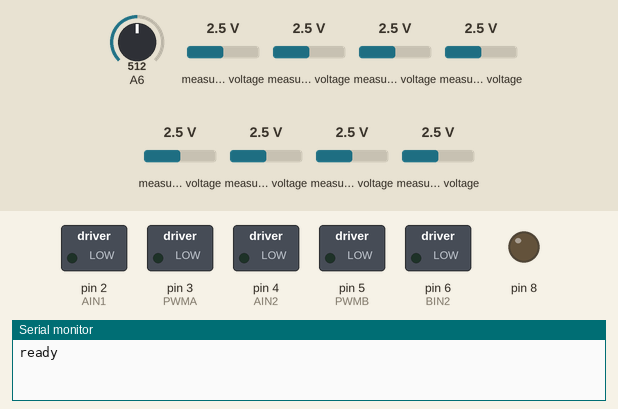
Recording of a sketch running on a simulated Arduino Nano, built with avr-gcc and run on an emulated ATmega328P. On the bench: switched loads named in the sketch (green lamp = pin HIGH), output pins drawn as LEDs (lit = HIGH), the last lines printed to the serial monitor. Dashed ring = blinking. The test bench sets the inputs (shaded band); at power-on: A6 = 512, measured voltage 2.5 V.

Above: at 1.2 s.
1.3 s: A6 set to 988
3.0 s: A6 set to 1018
At 3.6 s:
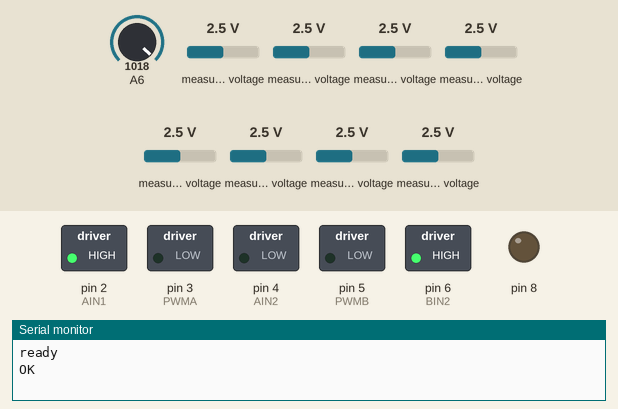
At 5.2 s:
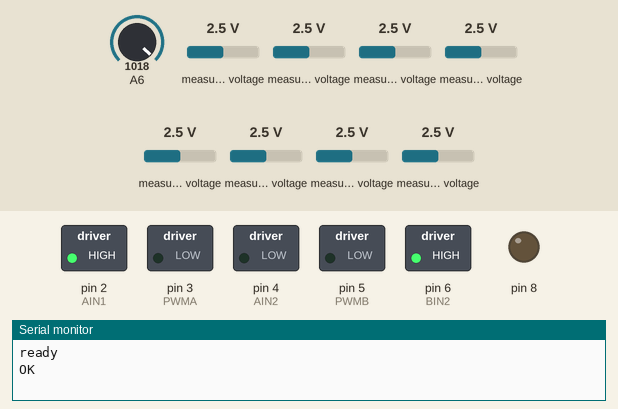
Timing chart, 0 to 6.7 s (numbered marks = the images above; inputs shaded):
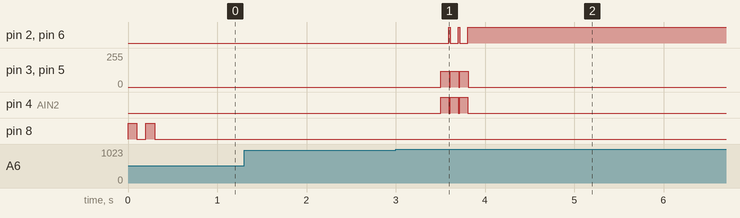

The sketch:

Robot_nanoPurple_phong.ino
```cpp
#include <Adafruit_MCP3008.h>


#define NUM_SENSORS 8  //จำนวนเซนเซอร์
int F[NUM_SENSORS];
int REF[NUM_SENSORS];
int LastError;
int x = 0;
int sensor = A0;
Adafruit_MCP3008 adc;

int MaxValue[NUM_SENSORS] = {39,37,35,34,37,37,39,39};
int MinValue[NUM_SENSORS] = {564,473,276,169,443,428,604,485};
void setup() {
  Serial.begin(9600);
  PHONG_begin();

  digitalWrite(8, HIGH);
  delay(100);
  digitalWrite(8, LOW);
  delay(100);
  digitalWrite(8, HIGH);
  delay(100);
  digitalWrite(8, LOW);
  delay(100);
  Serial.println("ready");
  OK();
  Serial.println("OK");
  AutoRef();
  delay(500);
  // SerialF();
  // SerialCalibrate();
  // ShowCalibrate();

  // Motor(100, 100);
  // delay(1000);
  // MotorStop();

  // TrackTime(baseSpeed, Kp(ปรับขึ้นทีละ 0.01), Kd(ปรับขึ้นทีละ 0.1), delay(milli second))
  // r = right
  // l = left
  // p = pass
  // s = stop

  // TrackCross(100, 0.05, 0.5, 'r');
  // TrackCross(100, 0.05, 0.5, 'l');
  // TrackCross(100, 0.05, 0.5, 'p');
  // TrackCross(100, 0.06, 0.6, 's');
  // TrackTime(250, 0.05, 0.5, 20000);

  // TrackTime(120, 0.15, 0.5, 1200);


  // eye(100, 0.030, 0.75);
  // TrackTime(120, 0.15, 0.5, 1200);


TrackCross(100, 0.03, 0.8,'l');
TrackCross(100, 0.03, 0.8,'l');
TrackCross(100, 0.03, 0.8,'l');

}


void loop() {
  MotorStop();
  // TrackTime(50, 0.05, 0.5 , 100000);
}
```

MotorControl.ino
```cpp
#define PWMA 3
#define AIN1 2
#define AIN2 4

#define PWMB 5
#define BIN1 7
#define BIN2 6

int maxspeed = 255;

void Motor1(int speedmotor1) {  // Control Motor 1
  bool dir1 = (speedmotor1 >= 0 ? true : false);
  speedmotor1 = abs(speedmotor1);
  if (speedmotor1 > maxspeed) {
    speedmotor1 = maxspeed;
  }
  digitalWrite(AIN1, dir1);
  digitalWrite(AIN2, !dir1);
  analogWrite(PWMA, speedmotor1);
}

void Motor2(int speedmotor2) {  // Control Motor 2
  bool dir2 = (speedmotor2 >= 0 ? true : false);
  speedmotor2 = abs(speedmotor2);
  if (speedmotor2 > maxspeed) {
    speedmotor2 = maxspeed;
  }
  digitalWrite(BIN1, dir2);
  digitalWrite(BIN2, !dir2);
  analogWrite(PWMB, speedmotor2);
}

void Motor(int LeftSpd, int RightSpd) {
  Motor1(LeftSpd);
  Motor2(RightSpd);
}

void MotorStop() {
  analogWrite(PWMA, 0);
  analogWrite(PWMB, 0);
  delay(10);
}
```

PID.ino
```cpp
int readPosition(int Track, int noise) {  //อ่านค่า Position
  unsigned char i, online = 0;
  unsigned long avg = 0;
  unsigned int sum = 0;
  static int last_value = 0;
  ReadCalibrate();
  for (i = 0; i < NUM_SENSORS; i++) {
    int values = F[i];
    if (values > Track) {
      online = 1;
    }
    if (values > noise) {
      avg += (long)(values) * (i * 1000);
      sum += values;
    }
  }
  if (!online) {
    if (last_value < (NUM_SENSORS - 1) * 1000 / 2) {
      return 0;
    } else {
      return (NUM_SENSORS - 1) * 1000;
    }
  }
  last_value = avg / sum;
  return last_value;
}

void PID(int Speed, float Kp, float Kd) {  // คำสั่ง PID
  int Pos = readPosition(250, 50);
  int Error = Pos - 3500;
  int PID_Value = (Kp * Error) + (Kd * (Error - LastError));
  LastError = Error;
  int LeftPower = Speed + PID_Value;
  int RightPower = Speed - PID_Value;
  if (LeftPower > 255) LeftPower = 255;
  if (LeftPower < 0) LeftPower = -100;
  if (RightPower > 255) RightPower = 255;
  if (RightPower < 0) RightPower = -100;
  Motor(LeftPower, RightPower);
}

void TrackCross(int Speed, float Kp, float Kd, char select) {  // PID เช็คแยก
  while (1) {
    PID(Speed, Kp, Kd);
    ReadCalibrate();
    if (F[2] > 550 && F[5] > 550) {
      break;
    }
  }

  if (select == 's') {
    MotorStop();
  } else if (select == 'p') {
    Motor(Speed, Speed);
    delay(100);
  } else if (select == 'l') {
    TurnLeft();
  } else if (select == 'r') {
    TurnRight();
  }
}

void TrackTime(int Speed, float Kp, float Kd, int TotalTime) {  // Trackเส้นตามเวลาที่กำหนด
  unsigned long StartTime = millis();
  unsigned long EndTime = StartTime + TotalTime;
  while (millis() <= EndTime) {
    PID(Speed, Kp, Kd);
  }
}
void eye(int Speed, float Kp, float Kd) {  // PID เช็คแยก
  while (1) {
    PID(Speed, Kp, Kd);
    ReadCalibrate();
    if (F[2] > 550 && F[5] > 550 || digitalRead(A0) == 0) {
      Motor(80, 0);
      delay(500);
      Motor(80, 80);
      delay(150);
      Motor(0, 80);
      delay(450);
      Motor(80, 80);
      delay(700);
      Motor(0, 80);
      delay(500);
      Motor(80, 80);
      delay(250);
      Motor(80, 0);
      delay(500);
      break;
    }
  }
}
```

Sensor.ino
```cpp
void ReadSensor() {  //ค่าดิบ
  for (int _sensor = 0; _sensor < NUM_SENSORS; _sensor++) {
    F[_sensor] = adc.readADC(_sensor);
  }
}

void ReadCalibrate() {  //ค่าที่ Calibrate แล้ว
  ReadSensor();
  for (int i = 0; i < NUM_SENSORS; i++) {
    unsigned int calmin, calmax;
    long x = 0;
    calmax = MinValue[i];
    calmin = MaxValue[i];
    x = map(F[i], calmin, calmax, 0, 1000);
    if (x < 0) x = 0;
    if (x > 1000) x = 1000;
    F[i] = x;
  }
}


void CalibrateSensor(int pauseTime, int samples) {
  for (int i = 0; i < NUM_SENSORS; i++) {
    MinValue[i] = 1023;
    MaxValue[i] = 0;
  }
  for (int startSamp = 0; startSamp <= samples; startSamp++) {
    ReadSensor();
    for (int i = 0; i < NUM_SENSORS; i++) {
      MinValue[i] = (F[i] <= MinValue[i] ? F[i] : MinValue[i]);
      MaxValue[i] = (F[i] >= MaxValue[i] ? F[i] : MaxValue[i]);
    }
    delay(pauseTime);
  }
}

void ShowCalibrate() {  // Calibrate ค่าแสง
  Serial.println("Press OK to Start Calibrate Sensor");
  OK();
  Serial.println("Calibrating...");
  CalibrateSensor(20, 250);
  Serial.println("Finish");
  Serial.println("  ");

  Serial.print("int MinValue[NUM_SENSORS] = {");
  for (int i = 0; i < NUM_SENSORS; i++) {
    Serial.print(MinValue[i]);
    if (i < NUM_SENSORS - 1) Serial.print(",");
    else Serial.println("};");
  }

  Serial.print("int MaxValue[NUM_SENSORS] = {");
  for (int i = 0; i < NUM_SENSORS; i++) {
    Serial.print(MaxValue[i]);
    if (i < NUM_SENSORS - 1) Serial.print(",");
    else Serial.println("};");
  }
  while (1)
    ;
}


void SerialF() {
  while (1) {
    ReadSensor();
    for (int _serialF = 0; _serialF < NUM_SENSORS; _serialF++) {
      Serial.print(F[_serialF]);
      Serial.print("\t");
    }
    Serial.println("");
    delay(50);
  }
}

void SerialCalibrate() {
  while (1) {
    ReadCalibrate();
    for (int _serialF = 0; _serialF < NUM_SENSORS; _serialF++) {
      Serial.print(F[_serialF]);
      Serial.print("\t");
    }
    Serial.println("");
    delay(50);
  }
}

void AutoRef() {
  for (int i = 0; i < NUM_SENSORS; i++) {
    REF[i] = (MinValue[i] + MaxValue[i]) / 2;
  }
}

void PHONG_begin() {

  pinMode(3, OUTPUT);
  pinMode(4, OUTPUT);
  pinMode(2, OUTPUT);
  pinMode(5, OUTPUT);
  pinMode(6, OUTPUT);
  pinMode(2, OUTPUT);

  pinMode(8, OUTPUT);

  pinMode(A6, INPUT);
  pinMode(A7, INPUT);
  pinMode(A0,INPUT);

  adc.begin(9, 11, 10, 12);
}

void OK() {
  while (1) {
    if (analogRead(A6) >= 1000) {
      break;
    }
  }
}
```

Turn.ino
```cpp
void TurnLeft() { // เลี้ยวซ้าย
  Motor(-120, 120); delay(90);
  while (1) {
    Motor(-120, 120);
    ReadCalibrate();
    if (F[1] >= 500) {
      Motor(120, -120); delay(2);
      MotorStop();
      break;
    }
  }
}

void TurnRight() { // เลี้ยวขวา
  Motor(120, -120); delay(90);
  while (1) {
    Motor(120, -120);
    ReadCalibrate();
    if (F[6] >= 500) {
      Motor(-120, 120); delay(2);
      MotorStop();
      break;
    }
  }
}
```

Measured:
- the behaviour switches between 999 and 1000 on A6 (found by bisection; images 0 and 1)
- after the input at 1.3 s, every drawn part: stays the same
- after the input at 3.0 s, pin 2 (AIN1), pin 6 (BIN2): alternates HIGH for 0.01 s and LOW for 0.09 s, 5 changes in all, then stays HIGH, starting after 0.59 s; pin 3 (PWMA), pin 5 (PWMB): 0/255 → 120/255 after 0.50 s, → 0/255 0.31 s later; pin 4 (AIN2): alternates HIGH for 0.09 s and LOW for 0.01 s, 6 changes in all, then stays LOW, starting after 0.50 s
